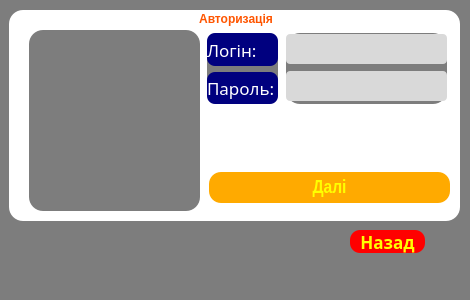
<?xml version="1.0" encoding="UTF-8"?>
<ui version="4.0">
 <class>Authorization</class>
 <widget class="QMainWindow" name="Authorization">
  <property name="geometry">
   <rect>
    <x>0</x>
    <y>0</y>
    <width>470</width>
    <height>300</height>
   </rect>
  </property>
  <property name="windowTitle">
   <string>MainWindow</string>
  </property>
  <property name="styleSheet">
   <string notr="true">QWidget {
background-color: rgb(125, 125, 125);
	border-color: rgb(170, 0, 0);
border-radius: 14px;
}</string>
  </property>
  <widget class="QWidget" name="centralwidget">
   <widget class="QGroupBox" name="groupBox">
    <property name="geometry">
     <rect>
      <x>9</x>
      <y>10</y>
      <width>451</width>
      <height>211</height>
     </rect>
    </property>
    <property name="sizePolicy">
     <sizepolicy hsizetype="Maximum" vsizetype="Maximum">
      <horstretch>0</horstretch>
      <verstretch>0</verstretch>
     </sizepolicy>
    </property>
    <property name="font">
     <font>
      <pointsize>9</pointsize>
      <weight>75</weight>
      <bold>true</bold>
     </font>
    </property>
    <property name="styleSheet">
     <string notr="true">QGroupBox {
background-color: rgb(255, 255, 255);
	border-color: rgb(170, 0, 0);
	color: rgb(255, 85, 0);
border-radius: 10xp;
}</string>
    </property>
    <property name="title">
     <string>Авторизація</string>
    </property>
    <property name="alignment">
     <set>Qt::AlignCenter</set>
    </property>
    <widget class="QLabel" name="label">
     <property name="geometry">
      <rect>
       <x>20</x>
       <y>20</y>
       <width>171</width>
       <height>181</height>
      </rect>
     </property>
     <property name="text">
      <string/>
     </property>
     <property name="pixmap">
      <pixmap resource="ressources.qrc">:/FC resources/photo_2022-05-23_13-26-22.jpg</pixmap>
     </property>
    </widget>
    <widget class="QPushButton" name="pushButton_next">
     <property name="geometry">
      <rect>
       <x>200</x>
       <y>162</y>
       <width>241</width>
       <height>31</height>
      </rect>
     </property>
     <property name="font">
      <font>
       <family>Arial Narrow</family>
       <pointsize>14</pointsize>
       <weight>75</weight>
       <bold>true</bold>
      </font>
     </property>
     <property name="styleSheet">
      <string notr="true">QPushButton {
color: rgb(255, 255, 0);
	border-color: rgb(255, 255, 0);
	background-color: rgb(255, 170, 0);
border-radius: 12px;
}
QPushButton:hover:!pressed { 
background-color: white;
border-color: black;
color: black;
}</string>
     </property>
     <property name="text">
      <string>Далі</string>
     </property>
    </widget>
    <widget class="QWidget" name="layoutWidget">
     <property name="geometry">
      <rect>
       <x>198</x>
       <y>23</y>
       <width>71</width>
       <height>71</height>
      </rect>
     </property>
     <layout class="QVBoxLayout" name="verticalLayout">
      <item>
       <widget class="QLabel" name="label_2">
        <property name="font">
         <font>
          <family>Nirmala UI Semilight</family>
          <pointsize>13</pointsize>
         </font>
        </property>
        <property name="styleSheet">
         <string notr="true">QLabel {
background-color: rgb(0, 0, 127);
	color: rgb(255, 255, 255);
	border-color: rgb(170, 255, 255);
border-radius: 8px;
}</string>
        </property>
        <property name="text">
         <string>Логін:</string>
        </property>
       </widget>
      </item>
      <item>
       <widget class="QLabel" name="label_3">
        <property name="font">
         <font>
          <family>Nirmala UI Semilight</family>
          <pointsize>13</pointsize>
         </font>
        </property>
        <property name="styleSheet">
         <string notr="true">QLabel {
background-color: rgb(0, 0, 127);
	color: rgb(255, 255, 255);
	border-color: rgb(170, 255, 255);
border-radius: 8px;
}</string>
        </property>
        <property name="text">
         <string>Пароль:</string>
        </property>
       </widget>
      </item>
     </layout>
    </widget>
    <widget class="QWidget" name="layoutWidget">
     <property name="geometry">
      <rect>
       <x>277</x>
       <y>23</y>
       <width>161</width>
       <height>71</height>
      </rect>
     </property>
     <layout class="QVBoxLayout" name="verticalLayout_2">
      <item>
       <widget class="QLineEdit" name="lineEdit_login">
        <property name="font">
         <font>
          <pointsize>10</pointsize>
         </font>
        </property>
        <property name="styleSheet">
         <string notr="true">QLineEdit {
background-color: rgb(217, 217, 217);
	border-color: rgb(0, 0, 0);
	color: rgb(0, 0, 0);
border-radius: 4px;
height: 30px;
}</string>
        </property>
       </widget>
      </item>
      <item>
       <widget class="QLineEdit" name="lineEdit_pass">
        <property name="font">
         <font>
          <pointsize>10</pointsize>
         </font>
        </property>
        <property name="styleSheet">
         <string notr="true">QLineEdit {
background-color: rgb(217, 217, 217);
	border-color: rgb(0, 0, 0);
	color: rgb(0, 0, 0);
border-radius: 4px;
height: 30px;
}</string>
        </property>
       </widget>
      </item>
     </layout>
    </widget>
   </widget>
   <widget class="QPushButton" name="pushButton">
    <property name="geometry">
     <rect>
      <x>350</x>
      <y>230</y>
      <width>75</width>
      <height>23</height>
     </rect>
    </property>
    <property name="font">
     <font>
      <family>Segoe UI Semibold</family>
      <pointsize>13</pointsize>
      <weight>75</weight>
      <bold>true</bold>
     </font>
    </property>
    <property name="styleSheet">
     <string notr="true">QPushButton {
color: rgb(255, 255, 0);
	border-color: rgb(255, 255, 0);
	background-color: rgb(255, 0, 0);
border-radius: 10px;
}
QPushButton:hover:!pressed { 
background-color: white;
border-color: black;
color: black;
}</string>
    </property>
    <property name="text">
     <string>Назад</string>
    </property>
   </widget>
  </widget>
  <widget class="QMenuBar" name="menubar">
   <property name="geometry">
    <rect>
     <x>0</x>
     <y>0</y>
     <width>470</width>
     <height>21</height>
    </rect>
   </property>
  </widget>
  <widget class="QStatusBar" name="statusbar"/>
 </widget>
 <resources>
  <include location="ressources.qrc"/>
 </resources>
 <connections/>
</ui>
